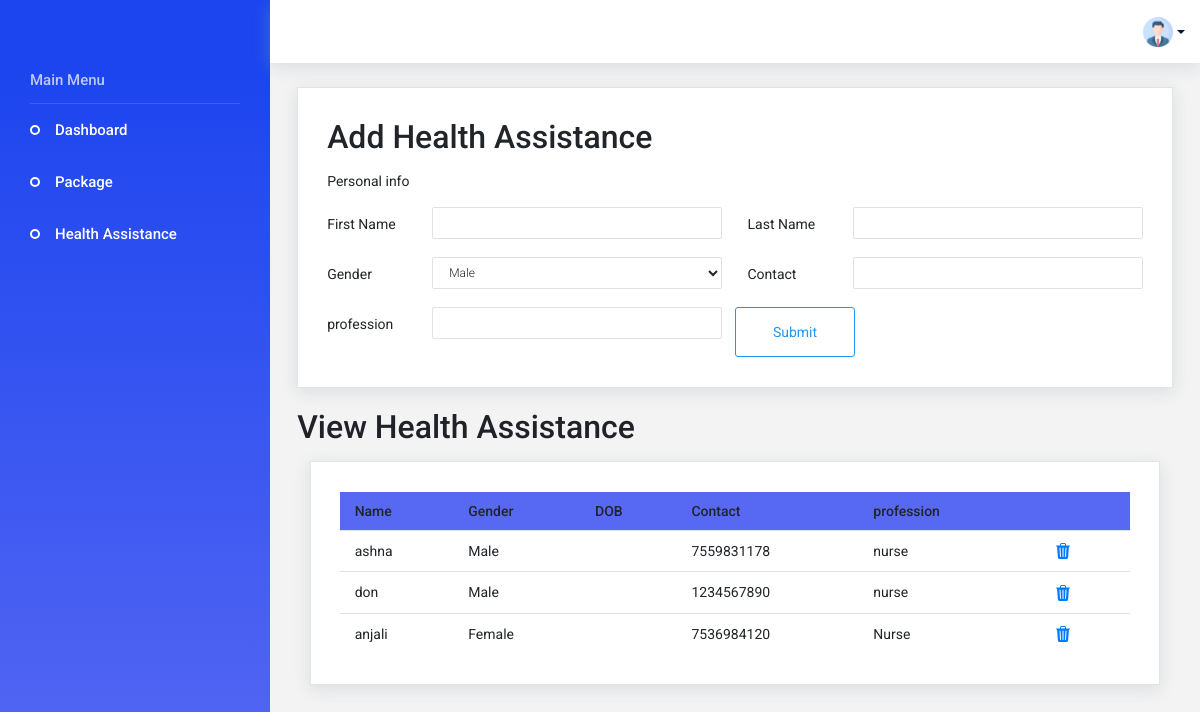
The app's page /health_assistance (signed in), older data.
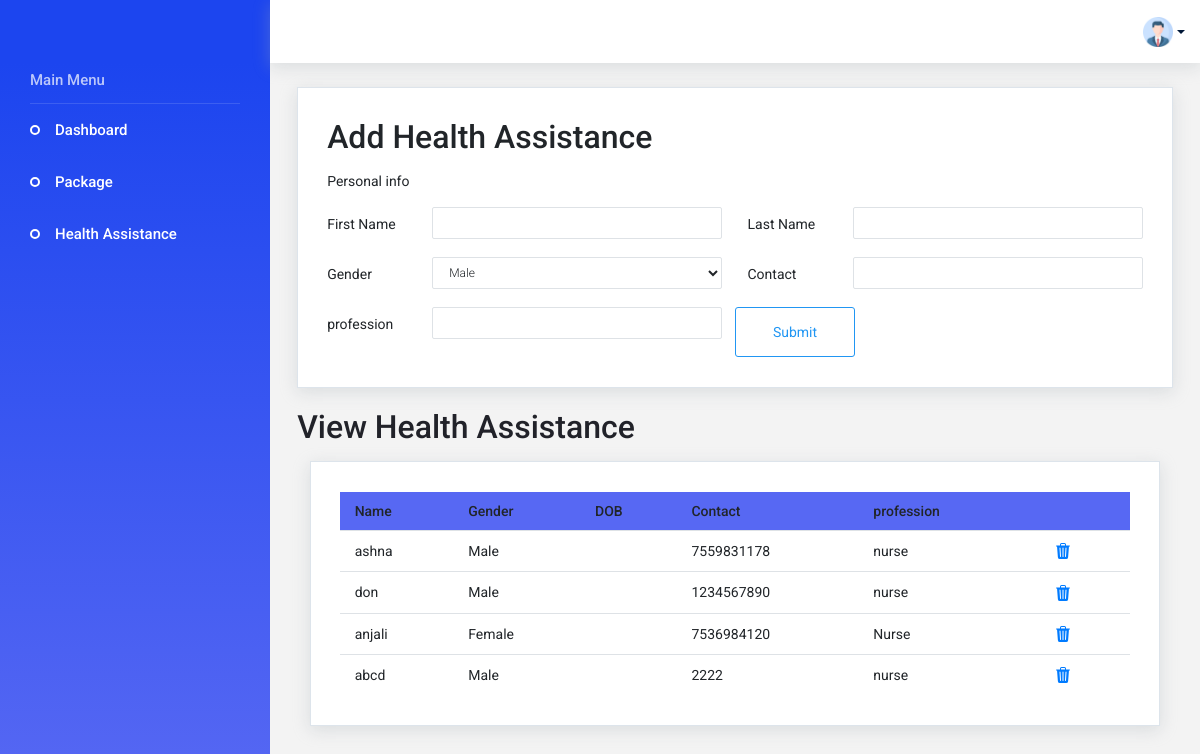
The same page, newer data.
### app/models.py (models this page shows, shortened)
class HealthAssistant(models.Model):
    first_name = models.CharField(max_length=50)
    last_name = models.CharField(max_length=50)
    gender = models.CharField(max_length=50)
    phone_number = models.CharField(max_length=10)
    qualification = models.CharField(max_length=200)
    user_id = models.ForeignKey(CustomUser, on_delete=models.CASCADE)

### app/views.py (the view)
# urls.py: path('health_assistance', views.health_assistance, name="health_assistance"),
@cache_control(no_cache=True, must_revalidate=True, no_store=True)
@login_required(login_url=Login)
def health_assistance(request):
    user = CustomUser.objects.get(id=request.user.id)
    if request.method == 'POST':
        first_name = request.POST['first_name']
        last_name = request.POST['last_name']
        gender = request.POST['gender']
        phone_number = request.POST['phone_number']
        qualification = request.POST['qualification']
        data = HealthAssistant.objects.create(user_id=user, first_name=first_name,last_name=last_name, gender=gender, phone_number=phone_number,qualification=qualification)
        data.save()
        health_assistants = HealthAssistant.objects.filter(user_id=user)
        context = {
            'health_assistants': health_assistants,
            'User':user
        }
        return render(request, 'Agency/health-assistant.html', context)
    else:
        health_assistants = HealthAssistant.objects.filter(user_id=user)
        context = {
            'health_assistants': health_assistants,
            "User":user
        }
        return render(request, 'Agency/health-assistant.html', context)

### template/Agency/health-assistant.html (shortened to what this page needs)
{% extends 'Agency/index.html' %}
{% block content %}
  <div class="main-panel">
    <div class="content-wrapper">
      <div class="row">
        <div class="col-12 grid-margin">
          <div class="card">
            <div class="card-body">
              <h4 class="card-title" style="font-size: xx-large;">Add Health Assistance</h4>
              <form class="form-sample" action="{% url 'health_assistance' %}" method="post">
                <p class="card-description"> Personal info </p>
                <div class="row">
                  <div class="col-md-6">
                    <div class="form-group row">
                      <label class="col-sm-3 col-form-label">First Name</label>
                      <div class="col-sm-9">
                        <input type="text" name="first_name" class="form-control" />
                      </div>
                    </div>
                  </div>
                  <div class="col-md-6">
                    <div class="form-group row">
                      <label class="col-sm-3 col-form-label">Last Name</label>
                      <div class="col-sm-9">
                        <input type="text" name="last_name" class="form-control" />
                      </div>
                    </div>
                  </div>
                </div>
                <div class="row">
                  <div class="col-md-6">
                    <div class="form-group row">
                      <label class="col-sm-3 col-form-label">Gender</label>
                      <div class="col-sm-9">
                        <select class="form-control" name="gender">
                          <option>Male</option>
                        </select>
                      </div>
                    </div>
                  </div>
                <div class="col-md-6">
                  <div class="form-group row">
                    <label class="col-sm-3 col-form-label">Contact </label>
                    <div class="col-sm-9">
                      <input type="text" name="phone_number" class="form-control" />
                    </div>
                  </div>
                </div>
                <div class="col-md-6">
                  <div class="form-group row">
                    <label class="col-sm-3 col-form-label">profession </label>
                    <div class="col-sm-9">
                      <input type="text" name="qualification" class="form-control" />
                    </div>
                  </div>
                </div>
                <button type="submit" class="btn btn-outline-primary btn-fw">
                  Submit</button>
              </form>
            </div>
          </div>
        </div>
        <h4 class="card-title" style="font-size: xx-large; margin-top: 20px;">View Health Assistance </h4>
        <div class="col-lg-12  grid-margin ">
          <div class="card">
            <div class="card-body">
              <table class="table table-hover">
                <thead>
                  <tr>
                    <th>Name</th>
                    <th>Gender</th>
                    <th>DOB</th>
                    <th>Contact</th>
                    <th>profession</th>
                    <th></th>
                  </tr>
                </thead>
                <tbody>
                  {% for health_assistant in health_assistants %}
                  <tr>
                    <td>{{health_assistant.first_name}}</td>
                    <td>{{health_assistant.gender}}</td>
                    <td></td>
                    <td>{{health_assistant.phone_number}}</td>
                    <td>{{health_assistant.qualification}}</td>
                    <td><a href="{% url 'delete_healthassistant' id=health_assistant.id %}" style="padding-left: 20px;">
                    </a></td>
                  </tr>
                  {% endfor %}
                </tbody>
              </table>
            </div>
          </div>
        </div>
      </div>
    </div>
  </div>
{% endblock %}

Row changes from the older to the newer data that the page shows:
added HealthAssistant: first_name "abcd", gender "Male", phone_number "2222", qualification "nurse"
